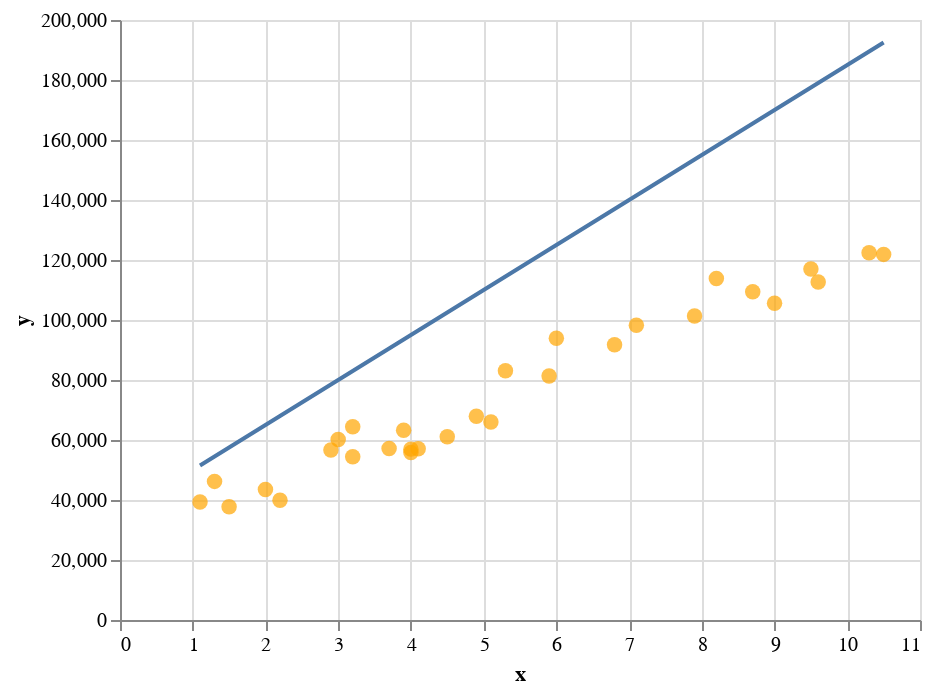

The notebook cell saved with this chart:
### Markdown cell above
**[4.7]** Choose 2 new values for the model parameters (`a` and `b`) and use the defined function to check the predictions results

### Code cell
check_parameters(15000,35000,x,y)

### Figure 1 — Vega-Lite specification as saved in the notebook (floating-point values rounded to 4 significant figures)
{"config": {"view": {"continuousWidth": 400, "continuousHeight": 300}}, "layer": [{"data": {"name": "data-1ee9df97fb10d69c78502e814767ebb8"}, "mark": {"type": "circle", "color": "orange", "size": 60}, "encoding": {"x": {"field": "x", "type": "quantitative"}, "y": {"field": "y", "type": "quantitative"}}}, {"data": {"name": "data-f53b9885005d83c6380ed8d879b90007"}, "mark": "line", "encoding": {"x": {"field": "x", "type": "quantitative"}, "y": {"field": "y", "type": "quantitative"}}}], "$schema": "https://vega.github.io/schema/vega-lite/v4.17.0.json", "datasets": {"data-1ee9df97fb10d69c78502e814767ebb8": [{"x": 1.1, "y": 39340.0}, {"x": 1.3, "y": 46200.0}, {"x": 1.5, "y": 37730.0}, {"x": 2.0, "y": 43520.0}, {"x": 2.2, "y": 39890.0}, {"x": 2.9, "y": 56640.0}, {"x": 3.0, "y": 60150.0}, {"x": 3.2, "y": 54440.0}, {"x": 3.2, "y": 64440.0}, {"x": 3.7, "y": 57190.0}, {"x": 3.9, "y": 63220.0}, {"x": 4.0, "y": 55790.0}, {"x": 4.0, "y": 56960.0}, {"x": 4.1, "y": 57080.0}, {"x": 4.5, "y": 61110.0}, {"x": 4.9, "y": 67940.0}, {"x": 5.1, "y": 66030.0}, {"x": 5.3, "y": 83090.0}, {"x": 5.9, "y": 81360.0}, {"x": 6.0, "y": 93940.0}, {"x": 6.8, "y": 91740.0}, {"x": 7.1, "y": 98270.0}, {"x": 7.9, "y": 101300.0}, {"x": 8.2, "y": 113800.0}, {"x": 8.7, "y": 109400.0}, {"x": 9.0, "y": 105600.0}, {"x": 9.5, "y": 117000.0}, {"x": 9.6, "y": 112600.0}, {"x": 10.3, "y": 122400.0}, {"x": 10.5, "y": 121900.0}], "data-f53b9885005d83c6380ed8d879b90007": [{"x": 1.1, "y": 51500.0}, {"x": 1.3, "y": 54500.0}, {"x": 1.5, "y": 57500.0}, {"x": 2.0, "y": 65000.0}, {"x": 2.2, "y": 68000.0}, {"x": 2.9, "y": 78500.0}, {"x": 3.0, "y": 80000.0}, {"x": 3.2, "y": 83000.0}, {"x": 3.2, "y": 83000.0}, {"x": 3.7, "y": 90500.0}, {"x": 3.9, "y": 93500.0}, {"x": 4.0, "y": 95000.0}, {"x": 4.0, "y": 95000.0}, {"x": 4.1, "y": 96500.0}, {"x": 4.5, "y": 102500.0}, {"x": 4.9, "y": 108500.0}, {"x": 5.1, "y": 111500.0}, {"x": 5.3, "y": 114500.0}, {"x": 5.9, "y": 123500.0}, {"x": 6.0, "y": 125000.0}, {"x": 6.8, "y": 137000.0}, {"x": 7.1, "y": 141500.0}, {"x": 7.9, "y": 153500.0}, {"x": 8.2, "y": 158000.0}, {"x": 8.7, "y": 165500.0}, {"x": 9.0, "y": 170000.0}, {"x": 9.5, "y": 177500.0}, {"x": 9.6, "y": 179000.0}, {"x": 10.3, "y": 189500.0}, {"x": 10.5, "y": 192500.0}]}}
